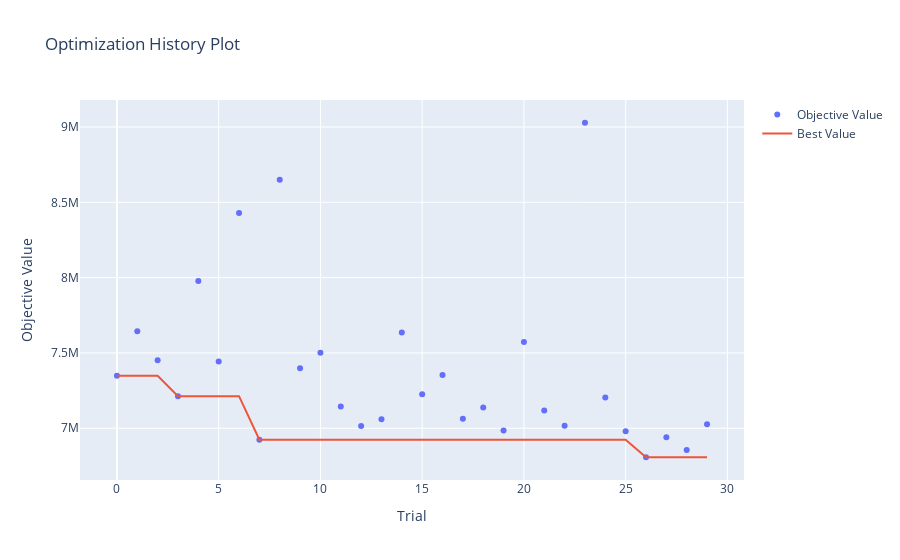

Notebook source saved alongside this figure:
### Code cell
# 하이퍼파라미터 최적화 과정을 확인
optuna.visualization.plot_optimization_history(study_lgbm)
